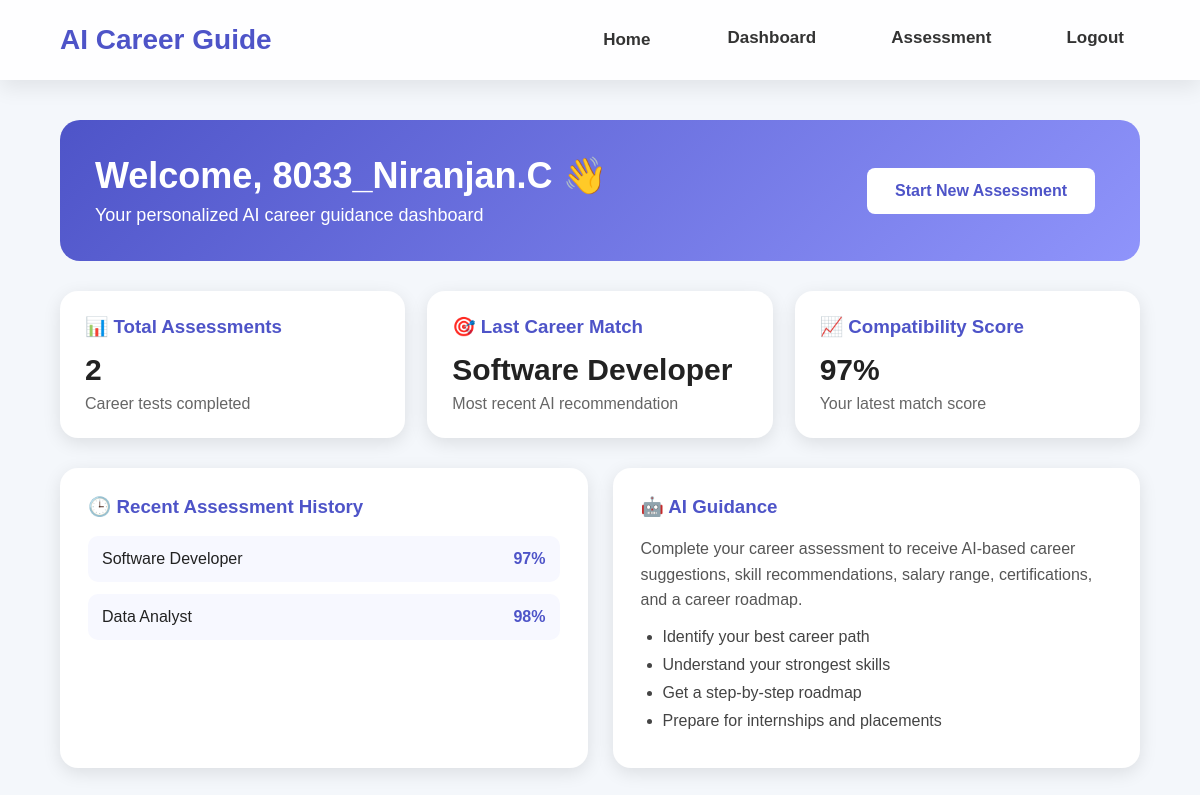
The app's page /dashboard (signed in) with its own data.
### tables this page shows
CREATE TABLE assessments (
            id INTEGER PRIMARY KEY AUTOINCREMENT,
            user_id INTEGER,
            career TEXT,
            score INTEGER,
            interest TEXT,
            skill TEXT,
            work_style TEXT,
            goal TEXT,
            personality TEXT
        );

### app.py (the view)
@app.route("/dashboard")
def dashboard():
    if "user_id" not in session:
        return redirect("/login")
    conn = sqlite3.connect("database.db")
    cursor = conn.cursor()
    cursor.execute(
        "SELECT COUNT(*) FROM assessments WHERE user_id = ?",
        (session["user_id"],)
    )
    total_assessments = cursor.fetchone()[0]
    cursor.execute(
        "SELECT career, score FROM assessments WHERE user_id = ? ORDER BY id DESC LIMIT 1",
        (session["user_id"],)
    )
    last_result = cursor.fetchone()
    cursor.execute(
        "SELECT career, score FROM assessments WHERE user_id = ? ORDER BY id DESC LIMIT 5",
        (session["user_id"],)
    )
    recent_results = cursor.fetchall()
    cursor.execute(
        "SELECT mobile, college, department, year, cgpa, state FROM profiles WHERE user_id = ?",
        (session["user_id"],)
    )
    profile = cursor.fetchone()
    conn.close()
    last_career = last_result[0] if last_result else "Not Taken Yet"
    last_score = last_result[1] if last_result else 0
    return render_template(
        "dashboard.html",
        name=session["user_name"],
        total_assessments=total_assessments,
        last_career=last_career,
        last_score=last_score,
        recent_results=recent_results,
        profile=profile
    )

### templates/dashboard.html (shortened to what this page needs)
<!DOCTYPE html>
<html>
<head>
    <link rel="stylesheet" href="{{ url_for('static', filename='style.css') }}">
</head>
<body>
<nav class="navbar">
    <div class="logo">AI Career Guide</div>
    <div class="nav-links">
        <a href="/">Home</a>
        <a href="/dashboard">Dashboard</a>
        <a href="/questionnaire">Assessment</a>
        <a href="/logout">Logout</a>
    </div>
</nav>
<section class="pro-dashboard">
    <div class="dashboard-header">
        <div>
            <h1>Welcome, {{ name }} 👋</h1>
            <p>Your personalized AI career guidance dashboard</p>
        </div>
        <a href="/questionnaire" class="btn primary">Start New Assessment</a>
    </div>
    <div class="dashboard-cards">
        <div class="dash-card">
            <h3>📊 Total Assessments</h3>
            <h2>{{ total_assessments }}</h2>
            <p>Career tests completed</p>
        </div>
        <div class="dash-card">
            <h3>🎯 Last Career Match</h3>
            <h2>{{ last_career }}</h2>
            <p>Most recent AI recommendation</p>
        </div>
        <div class="dash-card">
            <h3>📈 Compatibility Score</h3>
            <h2>{{ last_score }}%</h2>
            <p>Your latest match score</p>
        </div>
    </div>
    <div class="dashboard-main">
        <div class="activity-box">
            <h3>🕒 Recent Assessment History</h3>
            {% if recent_results %}
                {% for item in recent_results %}
                <div class="activity-item">
                    <span>{{ item[0] }}</span>
                    <strong>{{ item[1] }}%</strong>
                </div>
                {% endfor %}
            {% else %}
                <p>No assessments taken yet. Start your first career assessment.</p>
            {% endif %}
        </div>
        <div class="guide-box">
            <h3>🤖 AI Guidance</h3>
            <p>
                Complete your career assessment to receive AI-based career suggestions,
                skill recommendations, salary range, certifications, and a career roadmap.
            </p>
            <ul>
                <li>Identify your best career path</li>
                <li>Understand your strongest skills</li>
                <li>Get a step-by-step roadmap</li>
                <li>Prepare for internships and placements</li>
            </ul>
        </div>
    </div>
</section>
</body>
</html>

### static/style.css (style rules this page uses)
* { margin: 0; padding: 0; box-sizing: border-box; }
body { font-family: Arial, sans-serif; background: #f4f7fb; color: #222; }
.navbar { width: 100%; padding: 20px 60px; background: #ffffff; display: flex; justify-content: space-between; align-items: center; box-shadow: 0 3px 12px rgba(0,0,0,0.08); }
.logo { font-size: 24px; font-weight: bold; color: #4e54c8; }
.nav-links a { text-decoration: none; margin-left: 25px; color: #333; font-weight: 500; }
.btn { text-decoration: none; padding: 14px 28px; border-radius: 8px; margin: 10px; display: inline-block; font-weight: bold; }
.primary { background: white; color: #4e54c8; }
.pro-dashboard { width: 90%; max-width: 1100px; margin: 40px auto; }
.dashboard-header { background: linear-gradient(135deg, #4e54c8, #8f94fb); color: white; padding: 35px; border-radius: 20px; display: flex; justify-content: space-between; align-items: center; }
.dashboard-header h1 { font-size: 36px; margin-bottom: 8px; }
.dashboard-header p { font-size: 18px; }
.dashboard-cards { display: grid; grid-template-columns: repeat(3, 1fr); gap: 22px; margin: 30px 0; }
.dash-card { background: white; padding: 25px; border-radius: 18px; box-shadow: 0 5px 18px rgba(0,0,0,0.10); }
.dash-card h3 { color: #4e54c8; margin-bottom: 15px; }
.dash-card h2 { font-size: 30px; color: #222; margin-bottom: 8px; }
.dash-card p { color: #666; }
.dashboard-main { display: grid; grid-template-columns: 1fr 1fr; gap: 25px; }
.activity-box, .guide-box { background: white; padding: 28px; border-radius: 18px; box-shadow: 0 5px 18px rgba(0,0,0,0.10); }
.activity-box h3, .guide-box h3 { color: #4e54c8; margin-bottom: 18px; }
.activity-item { display: flex; justify-content: space-between; background: #f7f8ff; padding: 14px; border-radius: 10px; margin-bottom: 12px; }
.activity-item strong { color: #4e54c8; }
.guide-box p { color: #555; line-height: 1.6; margin-bottom: 15px; }
.guide-box ul { padding-left: 22px; }
.guide-box li { margin-bottom: 10px; color: #444; }
.nav-links a { transition: all 0.3s ease; }
.btn { transition: all .3s ease; }
.navbar { position: sticky; top: 0; z-index: 1000; display: flex; justify-content: space-between; align-items: center; padding: 18px 60px; background: rgba(255,255,255,.85); backdrop-filter: blur(12px); box-shadow: 0 8px 20px rgba(0,0,0,.08); animation: navbarSlide .8s ease; }
.logo { font-size: 28px; font-weight: 800; color:#4e54c8; cursor:pointer; transition:.4s; }
.nav-links { display:flex; gap:18px; }
.nav-links a { text-decoration:none; color:#333; font-weight:600; font-size:17px; padding:12px 18px; border-radius:10px; position:relative; transition:.35s; }
.nav-links a::after { content:""; position:absolute; bottom:5px; left:50%; width:0; height:3px; background:#4e54c8; transition:.35s; transform:translateX(-50%); }
.navbar { position: sticky; top: 0; z-index: 1000; animation: navbarSlideDown 0.8s ease; }
.logo { transition: 0.35s ease; }
.nav-links a { position: relative; transition: 0.35s ease; }
.nav-links a::after { content: ""; position: absolute; left: 50%; bottom: 4px; width: 0; height: 3px; background: #4e54c8; transform: translateX(-50%); transition: 0.35s ease; border-radius: 10px; }
.nav-links a[href="/dashboard"], .nav-links a[href="/questionnaire"], .nav-links a[href="/logout"], .nav-links a[href="/download_report"] { font-weight: 700; padding: 10px 16px; border-radius: 10px; }

### records on screen
assessments: career "Software Developer", score "97"
assessments: career "Data Analyst", score "98"

### other values on screen
{{ name }} "8033_Niranjan.C"
{{ total_assessments }} "2"
{{ last_score }} "97"
